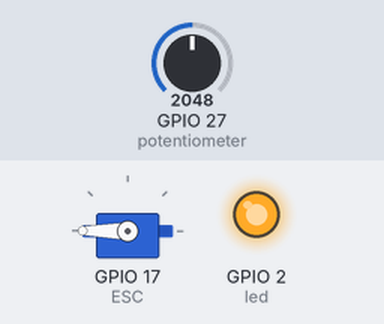
This sketch was run on a simulated ESP32. Shown: servo, output pins drawn as LEDs (lit = HIGH). The test bench sets the inputs (shaded band); at power-on: GPIO 27 (potentiometer) = 2048.

Above: at 1.2 s.
1.3 s: GPIO 27 (potentiometer) set to 2804
2.8 s: GPIO 27 (potentiometer) set to 2898
At 3.9 s:
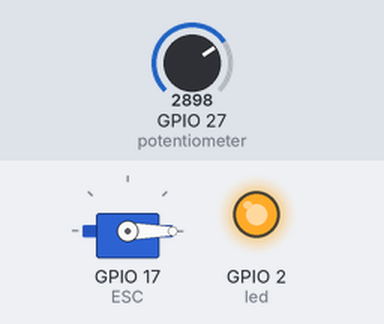
4.3 s: GPIO 27 (potentiometer) set to 491
At 5.1 s:
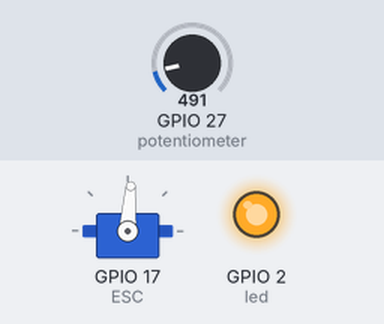
5.8 s: GPIO 27 (potentiometer) set to 0
At 6.2 s:
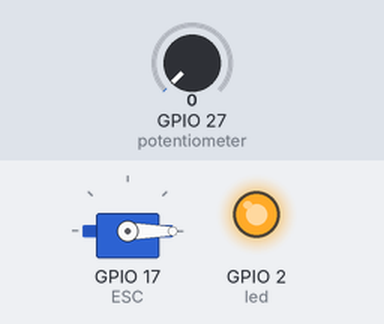
7.3 s: GPIO 27 (potentiometer) set to 1228
At 8.6 s:
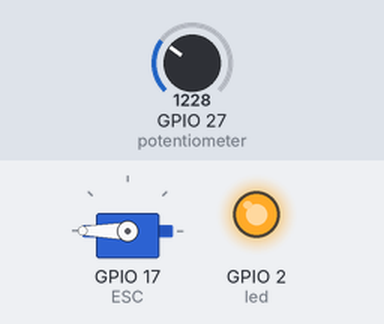
Timing chart, 0 to 9.8 s (numbered marks = the images above; inputs shaded):
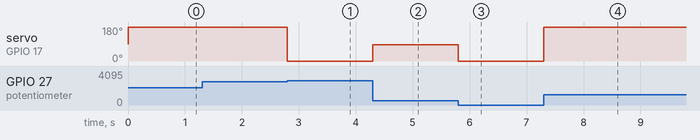

Measured:
- the behaviour switches between 2841 and 2842 on GPIO 27 (potentiometer) (found by bisection; images 0 and 1)
- after the input at 1.3 s, every drawn part: stays the same
- after the input at 2.8 s, servo on GPIO 17 (ESC): 180° → 0° at once
- after the input at 4.3 s, servo on GPIO 17 (ESC): 0° → 86° at once
- after the input at 5.8 s, servo on GPIO 17 (ESC): 86° → 0° at once
- after the input at 7.3 s, servo on GPIO 17 (ESC): 0° → 180° at once

The sketch:

BLDC_test.ino
```cpp
/*
        Arduino Brushless Motor Control
     by Dejan, https://howtomechatronics.com
*/
#include <Servo.h>
Servo ESC;     // create servo object to control the ESC
int potValue;  // value from the analog pin
int led = LED_BUILTIN;
void setup() {
  // Attach the ESC on pin 17
  ESC.attach(17,1000,2000); // (pin, min pulse width, max pulse width in microseconds)
  pinMode(led, OUTPUT);
  digitalWrite(led,HIGH);
  delay(1);
}
void loop() {
  potValue = analogRead(27);   // reads the value of the potentiometer (value between 0 and 1023)
  potValue = map(potValue, 0, 1023, 0, 180);   // scale it to use it with the servo library (value between 0 and 180)
  ESC.write(potValue);    // Send the signal to the ESC
}
```
